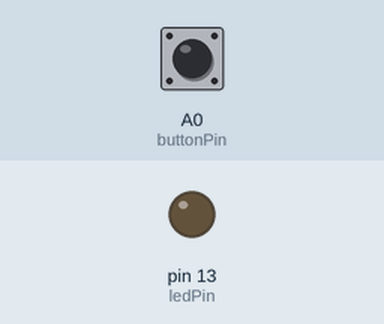
A sketch run on a simulated Arduino Uno, built with avr-gcc and run on an emulated ATmega328P. On the bench: output pins drawn as LEDs (lit = HIGH). Dashed ring = blinking. The test bench sets the inputs (shaded band); at power-on: A0 (buttonPin) LOW.

Above: at 1.2 s.
1.3 s: A0 (buttonPin) pulled HIGH for 0.15 s
At 2.54 s:
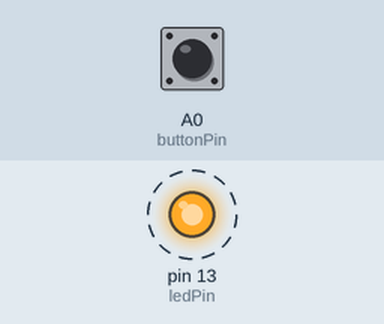
4.4 s: A0 (buttonPin) pulled HIGH for 1 s
6.9 s: A0 (buttonPin) pulled HIGH for 3.2 s
At 7.17 s:
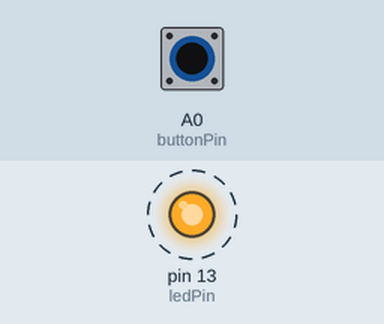
Timing chart, 0 to 17.6 s (numbered marks = the images above; inputs shaded):
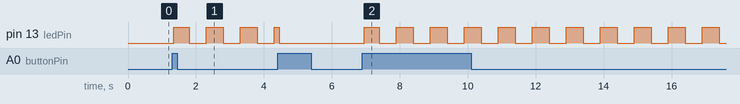

The sketch:

12_21_25_SPRINT_1_PROJECT_RED_NOSE_ARDUINO.ino
```cpp
/*

If the button is pressed, the LED should start blinking

If the button is pressed again, the LED must turn OFF instantly.


*/


const int ledPin = 13;
const int buttonPin = A0;

unsigned long lastTime = 0;
int ledState = LOW;

bool playing = false;
int lastButton = LOW;


long interval = 500;

void setup()
{
  pinMode(ledPin, OUTPUT);
  pinMode(buttonPin, INPUT);
}

void loop()
{

  int buttonState = digitalRead(buttonPin);
  unsigned long currentTime = millis();

  if (buttonState == HIGH && lastButton == LOW) {
    playing = !playing;
    delay(50);
  }

  lastButton = buttonState;

  if (playing) {
    if (currentTime - lastTime >= interval) {
      lastTime = currentTime;
      ledState = !ledState;
      digitalWrite(ledPin, ledState);
      }
  }
  else {
    ledState = LOW;
    digitalWrite(ledPin, ledState);
  }
}
```

Measured:
- after the input at 1.3 s, pin 13 (ledPin): alternates HIGH for 0.50 s and LOW for 0.50 s, starting after 0.05 s
- after the input at 6.9 s, pin 13 (ledPin): alternates HIGH for 0.50 s and LOW for 0.50 s, starting after 0.05 s
